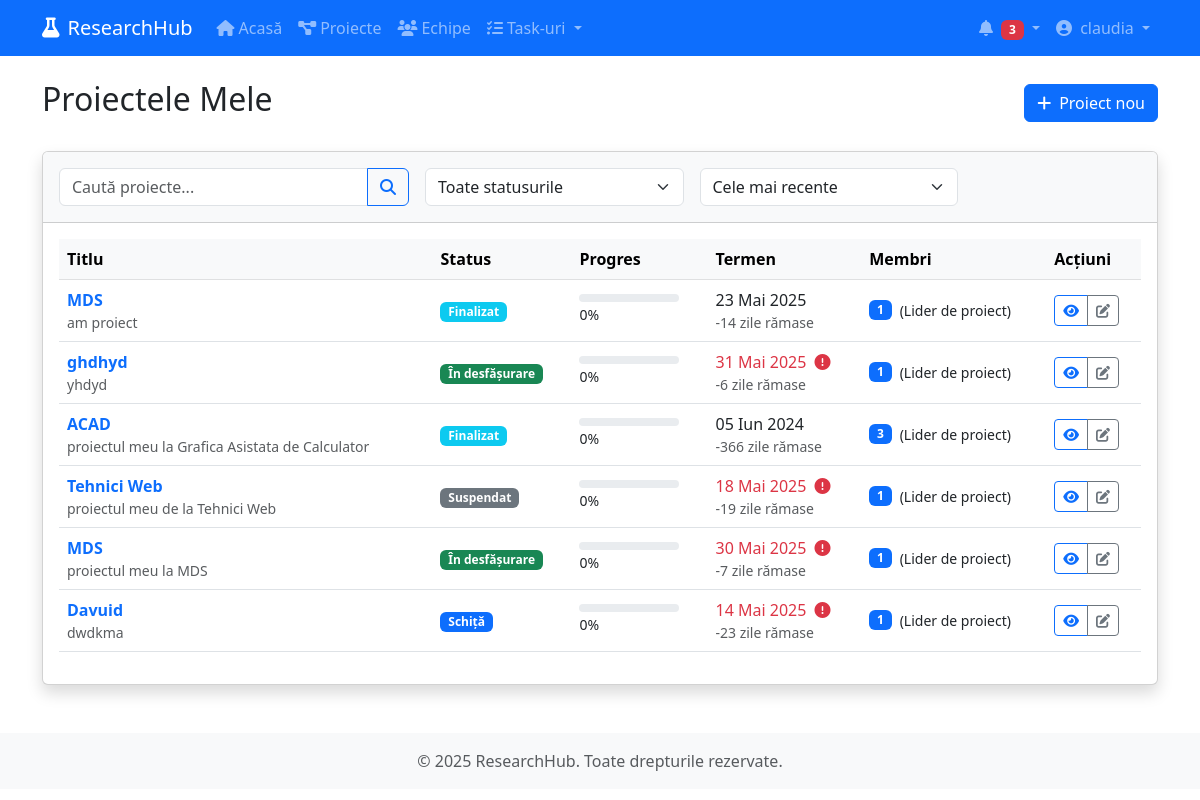
Page /projects/ (signed in) on the committed database.
### myapp/models.py (models this page shows, shortened)
class ProjectMember(models.Model):
    project = models.ForeignKey(Project, on_delete=models.CASCADE, related_name='members')
    user = models.ForeignKey(User, on_delete=models.CASCADE, related_name='project_memberships')
    joined_at = models.DateTimeField(auto_now_add=True)
    ROLE_CHOICES = [
        ('leader', 'Lider de proiect'),
        ('researcher', 'Cercetător'),
        ('assistant', 'Asistent'),
        ('consultant', 'Consultant'),
        ('admin', 'Administrator'),
    ]
    role = models.CharField(max_length=20, choices=ROLE_CHOICES, default='researcher')
    class Meta:
        unique_together = ('project', 'user')

class Project(models.Model):
    title = models.CharField(max_length=200)
    description = models.TextField()
    start_date = models.DateField()
    end_date = models.DateField()
    created_at = models.DateTimeField(auto_now_add=True)
    updated_at = models.DateTimeField(auto_now=True)
    created_by = models.ForeignKey(User, on_delete=models.CASCADE, related_name='created_projects')
    STATUS_CHOICES = [
        ('draft', 'Schiță'),
        ('planning', 'Planificare'),
        ('in_progress', 'În desfășurare'),
        ('on_hold', 'Suspendat'),
        ('completed', 'Finalizat'),
        ('archived', 'Arhivat'),
    ]
    status = models.CharField(max_length=20, choices=STATUS_CHOICES, default='draft')
    def progress_percentage(self):
        total_activities = self.activities.count()
        if total_activities == 0:
            return 0
        completed_activities = self.activities.filter(status='completed').count()
        return int((completed_activities / total_activities) * 100)
    def days_remaining(self):
        return (self.end_date - timezone.now().date()).days
    def is_overdue(self):
        return self.end_date < timezone.now().date() and self.status not in ['completed', 'archived']

### myapp/views.py (the view)
# urls.py: path('projects/', views.projects_list, name='projects_list'),
@login_required
def projects_list(request):
    user_projects = ProjectMember.objects.filter(
        user=request.user
    ).select_related('project')
    status_filter = request.GET.get('status')
    if status_filter:
        user_projects = user_projects.filter(project__status=status_filter)
    search_query = request.GET.get('search')
    if search_query:
        user_projects = user_projects.filter(
            Q(project__title__icontains=search_query) |
            Q(project__description__icontains=search_query)
        )
    sort_by = request.GET.get('sort', '-project__updated_at')
    user_projects = user_projects.order_by(sort_by)
    paginator = Paginator(user_projects, 10)  # 10 proiecte per pagină
    page_number = request.GET.get('page')
    page_obj = paginator.get_page(page_number)
    all_statuses = [status[0] for status in Project.STATUS_CHOICES]
    context = {
        'page_obj': page_obj,
        'all_statuses': all_statuses,
        'current_status': status_filter,
        'search_query': search_query,
        'current_sort': sort_by,
    }
    return render(request, 'projects/list.html', context)

### myapp/templates/projects/list.html (shortened to what this page needs)
{% extends 'base.html' %}
{% block content %}
<div class="d-flex justify-content-between align-items-center mb-4">
    <h1 class="h2">Proiectele Mele</h1>
    <a href="#" class="btn btn-primary">
        <i class="fas fa-plus me-2"></i>Proiect nou
    </a>
</div>
<div class="card shadow mb-4">
    <div class="card-header bg-light py-3">
        <form method="get" class="row g-3">
            <div class="col-md-6 col-lg-4">
                <div class="input-group">
                    <input type="text" name="search" class="form-control" placeholder="Caută proiecte..." value="{{ search_query|default:'' }}">
                    <button class="btn btn-outline-primary" type="submit">
                        <i class="fas fa-search"></i>
                    </button>
                </div>
            </div>
            <div class="col-md-4 col-lg-3">
                <select name="status" class="form-select" onchange="this.form.submit()">
                    <option value="">Toate statusurile</option>
                </select>
            </div>
            <div class="col-md-2 col-lg-3">
                <select name="sort" class="form-select" onchange="this.form.submit()">
                    <option value="-project__updated_at" {% if current_sort == '-project__updated_at' %}selected{% endif %}>Cele mai recente</option>
                </select>
            </div>
        </form>
    </div>
    <div class="card-body">
        {% if page_obj %}
        <div class="table-responsive">
            <table class="table table-hover align-middle">
                <thead class="table-light">
                    <tr>
                        <th>Titlu</th>
                        <th>Status</th>
                        <th>Progres</th>
                        <th>Termen</th>
                        <th>Membri</th>
                        <th>Acțiuni</th>
                    </tr>
                </thead>
                <tbody>
                    {% for membership in page_obj %}
                    <tr>
                        <td>
                            <div class="d-flex align-items-center">
                                <div>
                                    <a href="{% url 'project_detail' membership.project.id %}" class="text-decoration-none fw-bold">
                                        {{ membership.project.title }}
                                    </a>
                                    <div class="small text-muted">{{ membership.project.description|truncatechars:60 }}</div>
                                </div>
                            </div>
                        </td>
                        <td>
                            <span class="badge {% if membership.project.status == 'in_progress' %}bg-success{% elif membership.project.status == 'planning' %}bg-warning text-dark{% elif membership.project.status == 'completed' %}bg-info{% elif membership.project.status == 'on_hold' %}bg-secondary{% elif membership.project.status == 'archived' %}bg-dark{% else %}bg-primary{% endif %}">
                                {{ membership.project.get_status_display }}
                            </span>
                        </td>
                        <td>
                            <div class="progress" style="height: 8px; width: 100px;">
                            </div>
                            <span class="small">{{ membership.project.progress_percentage }}%</span>
                        </td>
                        <td>
                            <span class="{% if membership.project.is_overdue %}text-danger{% endif %}">
                                {{ membership.project.end_date|date:"d M Y" }}
                                {% if membership.project.is_overdue %}<i class="fas fa-exclamation-circle ms-1" title="Depășit"></i>{% endif %}
                            </span>
                            <div class="small text-muted">{{ membership.project.days_remaining }} zile rămase</div>
                        </td>
                        <td>
                            <div class="d-flex align-items-center">
                                <span class="badge bg-primary">{{ membership.project.members.count }}</span>
                                <span class="ms-2 small">({{ membership.get_role_display }})</span>
                            </div>
                        </td>
                        <td>
                            <div class="btn-group">
                                <a href="{% url 'project_detail' membership.project.id %}" class="btn btn-sm btn-outline-primary">
                                    <i class="fas fa-eye"></i>
                                </a>
                                {% if membership.role in 'leader,admin' %}
                                <a href="#" class="btn btn-sm btn-outline-secondary">
                                    <i class="fas fa-edit"></i>
                                </a>
                                {% endif %}
                            </div>
                        </td>
                    </tr>
                    {% endfor %}
                </tbody>
            </table>
        </div>
        {% endif %}
    </div>
</div>
{% endblock %}

### myapp/templates/base.html (shortened to what this page needs)
<!DOCTYPE html>
<html lang="ro">
<head>
    <link href="https://cdn.jsdelivr.net/npm/bootstrap@5.3.0/dist/css/bootstrap.min.css" rel="stylesheet">
    <link rel="stylesheet" href="https://cdnjs.cloudflare.com/ajax/libs/font-awesome/6.4.0/css/all.min.css">
</head>
<body>
    <nav class="navbar navbar-expand-lg navbar-dark bg-primary">
        <div class="container">
            <a class="navbar-brand" href="{% url 'home' %}">
                <i class="fas fa-flask me-2"></i>ResearchHub
            </a>
            <div class="collapse navbar-collapse" id="navbarNav">
                <ul class="navbar-nav me-auto">
                    <li class="nav-item">
                        <a class="nav-link" href="{% url 'home' %}">
                            <i class="fas fa-home me-1"></i>Acasă
                        </a>
                    </li>
                    {% if user.is_authenticated %}
                    <li class="nav-item">
                        <a class="nav-link" href="{% url 'projects_list' %}">
                            <i class="fas fa-project-diagram me-1"></i>Proiecte
                        </a>
                    </li>
                    <li class="nav-item">
                        <a class="nav-link" href="{% url 'teams_list' %}">
                            <i class="fas fa-users me-1"></i>Echipe
                        </a>
                    </li>
                    <li class="nav-item dropdown">
                        <a class="nav-link dropdown-toggle" href="#" role="button" data-bs-toggle="dropdown">
                            <i class="fas fa-tasks me-1"></i>Task-uri
                        </a>
                    </li>
                    {% endif %}
                </ul>
                <ul class="navbar-nav">
                    {% if user.is_authenticated %}
                    <li class="nav-item dropdown">
                        <a class="nav-link dropdown-toggle" href="#" role="button" data-bs-toggle="dropdown">
                            <i class="fas fa-bell me-1"></i>
                            <span class="badge bg-danger">3</span>
                        </a>
                    </li>
                    <li class="nav-item dropdown">
                        <a class="nav-link dropdown-toggle" href="#" role="button" data-bs-toggle="dropdown">
                            {% if user.profile.picture %}
                            <img src="{{ user.profile.picture.url }}" alt="{{ user.username }}" class="rounded-circle me-1" style="width: 24px; height: 24px; object-fit: cover;">
                            {% else %}
                            <i class="fas fa-user-circle me-1"></i>
                            {% endif %}
                            {{ user.first_name|default:user.username }}
                        </a>
                    </li>
                    {% endif %}
                </ul>
            </div>
        </div>
    </nav>
    <main class="container mt-4">
        {% block content %}{% endblock %}
    </main>
    <footer class="bg-light text-center text-muted py-3 mt-5">
        <div class="container">
            <p class="mb-0">© {% now "Y" %} ResearchHub. Toate drepturile rezervate.</p>
        </div>
    </footer>
</body>
</html>

### rows in the picture
ProjectMember: project "MDS", project.description "am proiect", project.status "Finalizat", project.progress_percentage "0", project.end_date "23 Mai 2025", project.days_remaining "-14", project.members.count "1", role "Lider de proiect"
ProjectMember: project "ghdhyd", project.description "yhdyd", project.status "În desfășurare", project.progress_percentage "0", project.end_date "31 Mai 2025", project.days_remaining "-6", project.members.count "1", role "Lider de proiect"
ProjectMember: project "ACAD", project.description "proiectul meu la Grafica Asistata de Calculator", project.status "Finalizat", project.progress_percentage "0", project.end_date "05 Iun 2024", project.days_remaining "-366", project.members.count "3", role "Lider de proiect"
ProjectMember: project "Tehnici Web", project.description "proiectul meu de la Tehnici Web", project.status "Suspendat", project.progress_percentage "0", project.end_date "18 Mai 2025", project.days_remaining "-19", project.members.count "1", role "Lider de proiect"
ProjectMember: project "MDS", project.description "proiectul meu la MDS", project.status "În desfășurare", project.progress_percentage "0", project.end_date "30 Mai 2025", project.days_remaining "-7", project.members.count "1", role "Lider de proiect"
ProjectMember: project "Davuid", project.description "dwdkma", project.status "Schiță", project.progress_percentage "0", project.end_date "14 Mai 2025", project.days_remaining "-23", project.members.count "1", role "Lider de proiect"

### other values in the picture
{{ user.first_name|default:user.username }} "claudia"
